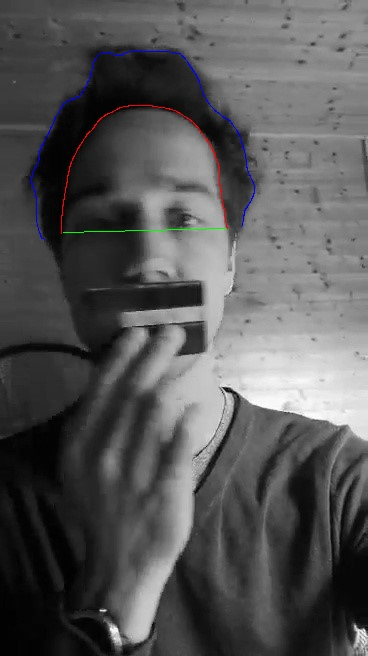
#> input picture Color_pixel_counter_test/A_frame137_Seb.jpeg, 368 x 656 px
$ python image_segmentation.py --input ../Color_pixel_counter_test/A_frame137_Seb.jpeg
#> lines starting #> are read from the running program, lines starting #| are printed output that depends on the picture; after the words box and inside, x2 and y2 are one past the last pixel; in counts of white or black regions, pixels touching at a corner belong together
'''

Image segmentation will be used to get the outside outline of the person and their hair- this, in conjunction with the face cascade recognition,
will allow for a boundary between the face and the hair allowing for a more precise area that will have the ear to ear measurements needed to calculate
the pixel length.
Starting with opencvs implementation going to make edits to better fit ussage
'''
from __future__ import print_function
import cv2 as cv
import numpy as np
import argparse
import random as rng
rng.seed(12345)
parser = argparse.ArgumentParser(description='Code for Image Segmentation with Distance Transform and Watershed Algorithm.\
    Sample code showing how to segment overlapping objects using Laplacian filtering, \
    in addition to Watershed and Distance Transformation')
parser.add_argument('--input', help='Path to input image.', default='cards.png')
args = parser.parse_args()
src = cv.imread(cv.samples.findFile(args.input))
#> src is the input picture: shape (656, 368, 3); mean B, G, R 86, 85.6, 85.8
if src is None:
    print('Could not open or find the image:', args.input)
    exit(0)
# Show source image
cv.imshow('Source Image', src)
src[np.all(src == 255, axis=2)] = 0
#> src: shape (656, 368, 3); under 0.01% of pixels changed, all inside (x1, y1, x2, y2) = (258, 404, 321, 418)
# Show output image
cv.imshow('Black Background Image', src)
kernel = np.array([[1, 1, 1],
                   [1, -8, 1],
                   [1, 1, 1]], dtype=np.float32)
# do the laplacian filtering as it is
# well, we need to convert everything in something more deeper then CV_8U
# because the kernel has some negative values,
# and we can expect in general to have a Laplacian image with negative values
# BUT a 8bits unsigned int (the one we are working with) can contain values from 0 to 255
# so the possible negative number will be truncated
imgLaplacian = cv.filter2D(src, cv.CV_32F, kernel)
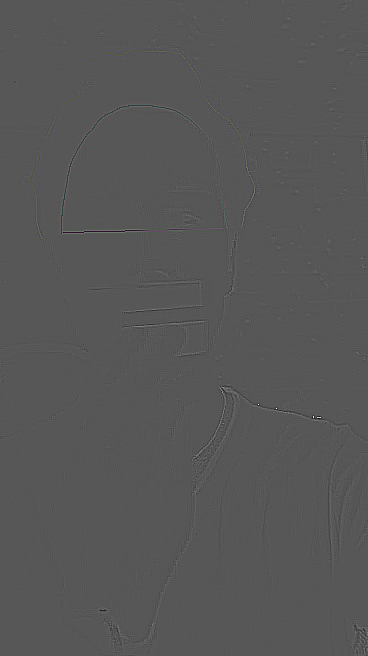
#> imgLaplacian: shape (656, 368, 3) float32; mean B, G, R 0, 0, 0; drawn with min black and max white
sharp = np.float32(src)
imgResult = sharp - imgLaplacian
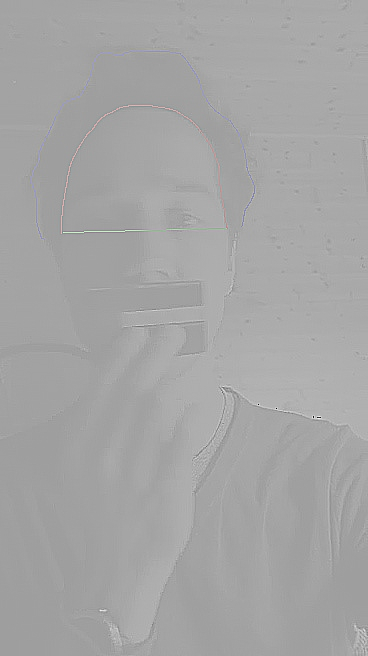
#> imgResult: shape (656, 368, 3) float32; mean B, G, R 86, 85.6, 85.8; drawn with min black and max white
# convert back to 8bits gray scale
imgResult = np.clip(imgResult, 0, 255)
imgResult = imgResult.astype('uint8')
imgLaplacian = np.clip(imgLaplacian, 0, 255)
imgLaplacian = np.uint8(imgLaplacian)
#cv.imshow('Laplace Filtered Image', imgLaplacian)
cv.imshow('New Sharped Image', imgResult)
bw = cv.cvtColor(imgResult, cv.COLOR_BGR2GRAY)
_, bw = cv.threshold(bw, 40, 255, cv.THRESH_BINARY | cv.THRESH_OTSU)
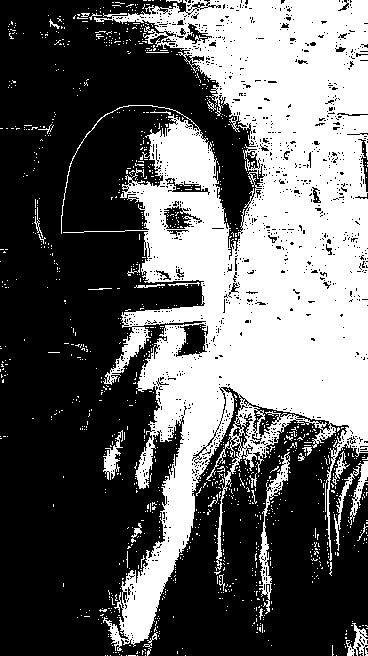
#> bw: shape (656, 368); 39.2% white; 1166 white regions (1134 under 20 px), largest, box (x1, y1, x2, y2) and area: (61, 0, 368, 651) 88543, (259, 452, 290, 614) 894, (103, 430, 123, 480) 385
cv.imshow('Binary Image', bw)
dist = cv.distanceTransform(bw, cv.DIST_L2, 3)
# Normalize the distance image for range = {0.0, 1.0}
# so we can visualize and threshold it
cv.normalize(dist, dist, 0, 1.0, cv.NORM_MINMAX)
cv.imshow('Distance Transform Image', dist)
_, dist = cv.threshold(dist, 0.4, 1.0, cv.THRESH_BINARY)
#> dist: shape (656, 368) float32; values 0 (black) and 1 (white), 2.4% white; 11 white regions (2 under 20 px), largest, box (x1, y1, x2, y2) and area: (236, 328, 368, 423) 4810, (191, 242, 212, 265) 309, (293, 79, 312, 102) 218
# Dilate a bit the dist image
kernel1 = np.ones((3, 3), dtype=np.uint8)
dist = cv.dilate(dist, kernel1)
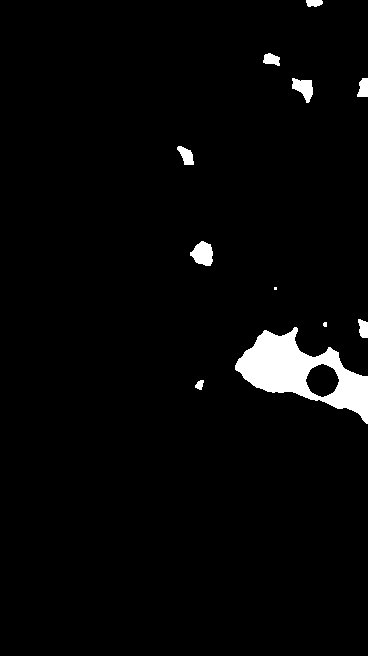
#> dist: shape (656, 368) float32; values 0 (black) and 1 (white), 2.9% white; 11 white regions (2 under 20 px), largest, box (x1, y1, x2, y2) and area: (235, 327, 368, 424) 5420, (190, 241, 213, 266) 404, (292, 78, 313, 103) 314
cv.imshow('Peaks', dist)
dist_8u = dist.astype('uint8')
#> dist_8u: shape (656, 368); values 0 (black) and 1 (white), 2.9% white; 11 white regions (2 under 20 px)
# Find total markers
contours, _ = cv.findContours(dist_8u, cv.RETR_EXTERNAL, cv.CHAIN_APPROX_SIMPLE)
#> contours = 11 contours, 2 with area under 20; largest, box (x1, y1, x2, y2) and area: (235, 327, 368, 424) 6018, (190, 241, 213, 266) 369, (292, 78, 313, 103) 277, (177, 146, 194, 165) 168, (357, 78, 368, 97) 140
# Create the marker image for the watershed algorithm
markers = np.zeros(dist.shape, dtype=np.int32)
# Draw the foreground markers
for i in range(len(contours)):
    cv.drawContours(markers, contours, i, (i+1), -1)
#> this loop made 11 passes
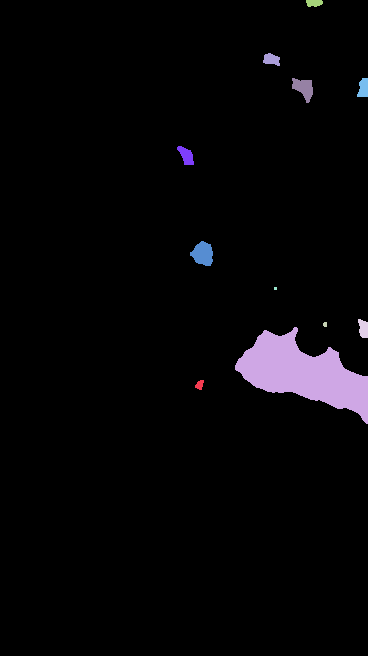
#> markers: shape (656, 368) int32; 12 distinct labels, from 0 to 11; one colour per label, 0 black
# Draw the background marker
cv.circle(markers, (5, 5), 3, (255, 255, 255), -1)
#> markers: shape (656, 368) int32; 13 distinct labels, from 0 to 255
cv.imshow('Markers', markers*10000)
cv.watershed(imgResult, markers)
#mark = np.zeros(markers.shape, dtype=np.uint8)
mark = markers.astype('uint8')
mark = cv.bitwise_not(mark)
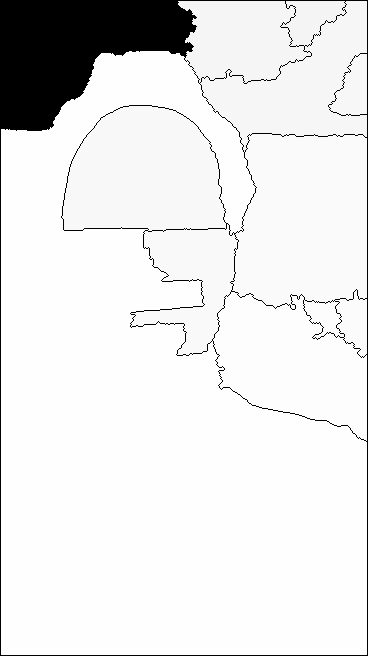
#> mark: shape (656, 368); min 0, max 254, mean 231.2
# uncomment this if you want to see how the mark
# image looks like at that point
#cv.imshow('Markers_v2', mark)
# Generate random colors
colors = []
for contour in contours:
    colors.append((rng.randint(0, 256), rng.randint(0, 256), rng.randint(0, 256)))
#> this loop made 11 passes
#> contour on pass 5: [[274, 287], [274, 289], [276, 289], [276, 287]]
#> after the loop, colors = [(213, 5, 152), (188, 99, 138), (223, 82, 191), (63, 221, 133), (89, 95, 181), (46, 211, 85), (75, 105, 39), (97, 174, 164), (12, 234, 173), (13, 212, 1), (3, 83, 91)]
# Create the result image
dst = np.zeros((markers.shape[0], markers.shape[1], 3), dtype=np.uint8)
# Fill labeled objects with random colors
for i in range(markers.shape[0]):
    for j in range(markers.shape[1]):
        index = markers[i, j]
        if index > 0 and index <= len(contours):
            dst[i, j, :] = colors[index-1]
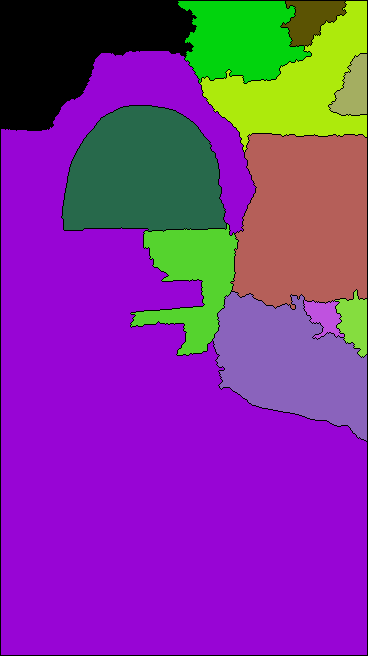
#> dst: shape (656, 368, 3); mean of channels 0, 1, 2 150.9, 50.4, 127.3; drawn as B, G, R
# Visualize the final image
cv.imshow('Final Result', dst)
cv.waitKey()
